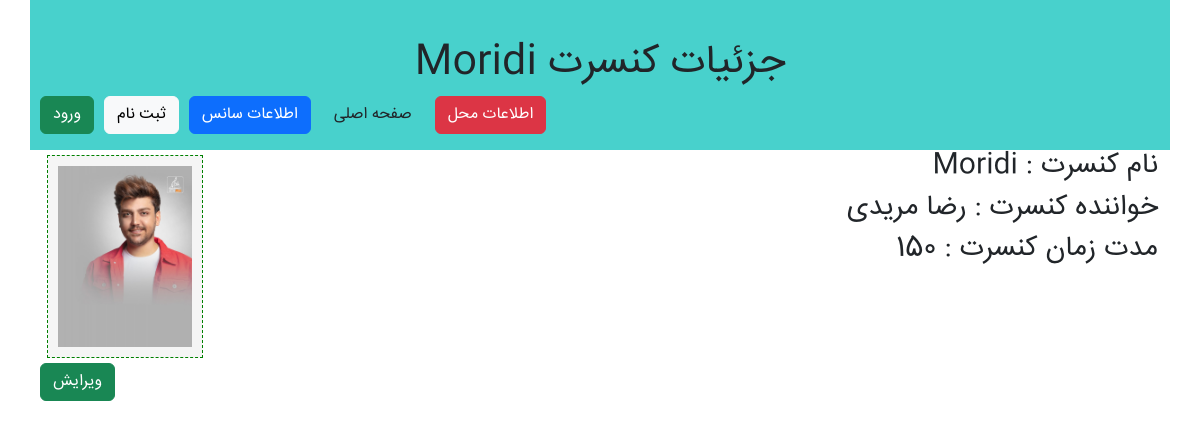
/concert/9/, run on the app's committed database.
### ticketSales/models.py (models this page shows)
class ConcertModel(models.Model):
    name = models.CharField(max_length=100, verbose_name='نام کنسرت')
    singer_name = models.CharField(max_length=100, verbose_name='نام خواننده')
    lenght = models.IntegerField(verbose_name='مدت زمان')
    poster = models.ImageField(upload_to='poster_pics', null=True, verbose_name='عکس پوستر')
    class Meta:
        verbose_name_plural= 'کنسرت ها'
    def __str__(self) -> str:
        return self.singer_name

### ticketSales/views.py (the view)
# urls.py: path('concert/<int:concert_id>/', views.concertdDtailsView),
def concertdDtailsView(request, concert_id):
    concert = models.ConcertModel.objects.get(pk=concert_id)
    context = {
        'concertdetails' : concert
    }
    print(concert)
    return render(request,'ticketSales/concert_details.html',context)

### templates/ticketSales/concert_details.html
{% extends "ticketSales/layout.html" %}
{% block titlepage %}
    جزئیات کنسرت {{ concertdetails.name }}
{% endblock%}
{% block mainContent %}
    <div class="col-md-10">
        <h3>نام کنسرت : {{ concertdetails.name }}</h3>
        <h3>خواننده کنسرت : {{ concertdetails.singer_name }}</h3>
        <h3>مدت زمان کنسرت : {{ concertdetails.lenght }}</h3>
    </div>
    <div class="col-md-2">
        <div class="imageBox">
            <img src = "{{ concertdetails.poster.url }}">
        </div>
    </div>
    <ul class="btnul">
        <li><a href="/ticketSales/concert_edit/{{concertdetails.id}}" class="btn btn-success">ویرایش</a></li>
    </ul>
{% endblock %}

### ticketSales/static/ticketSales/css/style.css (style rules this page uses)
body { font-family: 'IranSanse'; }
.imageBox { margin: 5px; background-color: whitesmoke; text-align: center; font-size: 15px; border:1px dashed green; padding:10px }
.imageBox img { width: 100%; height: auto; }
.btnul { list-style-type: none; padding-left: 0; }
.btnul li { float: left; margin-left: 10px; }

### data on the page
ConcertModel: name "Moridi", singer_name "رضا مریدی", lenght "150", poster (picture)
